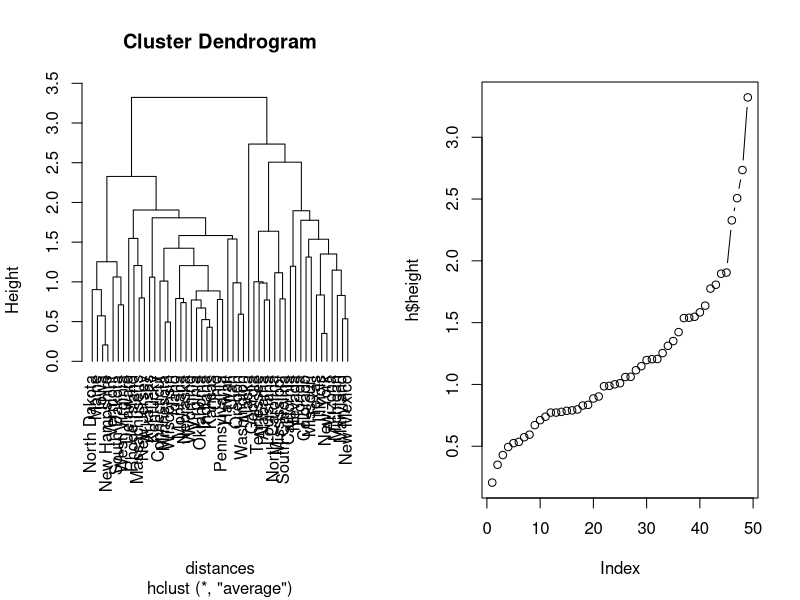
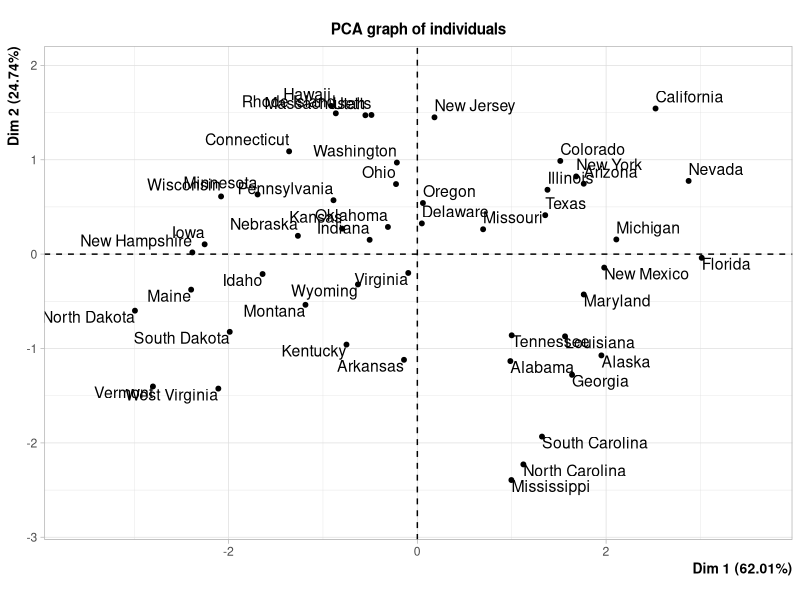
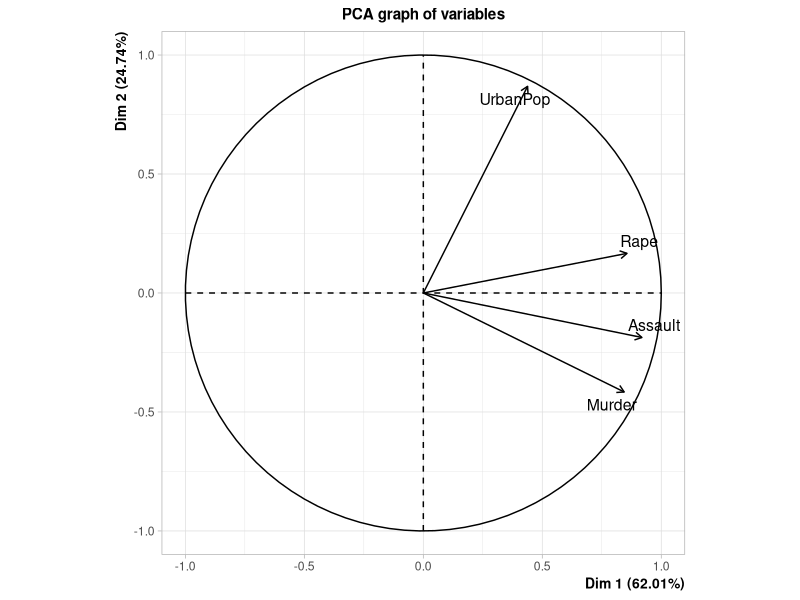
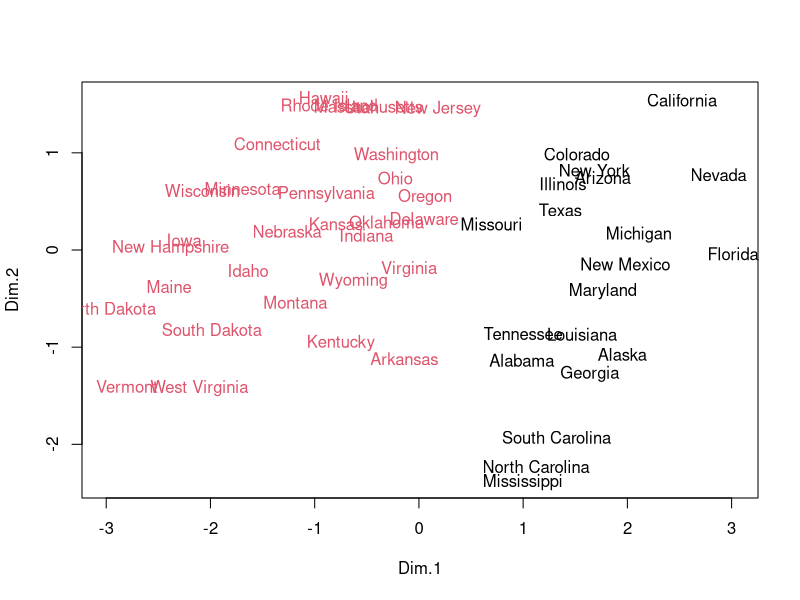
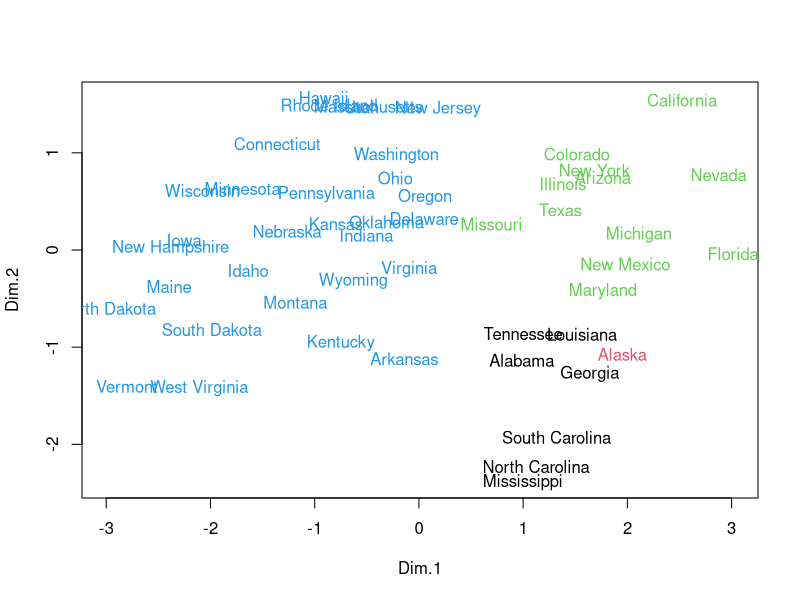
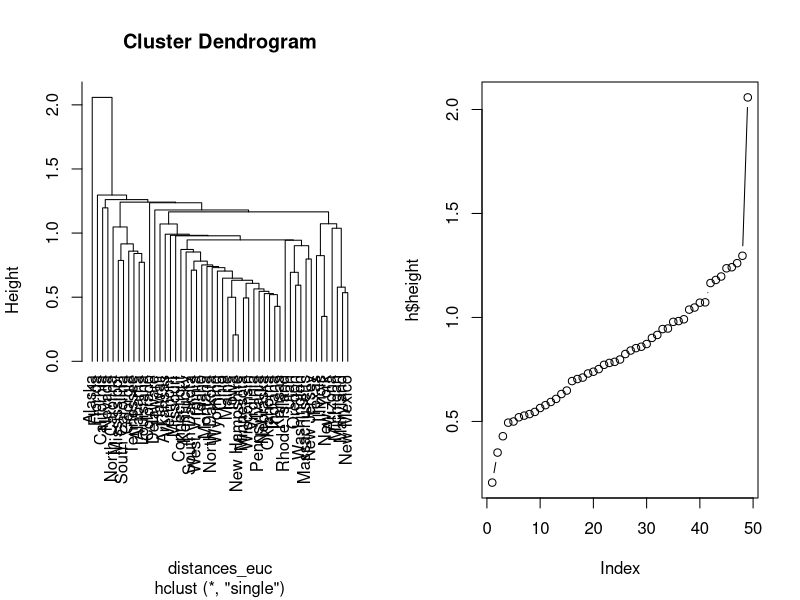
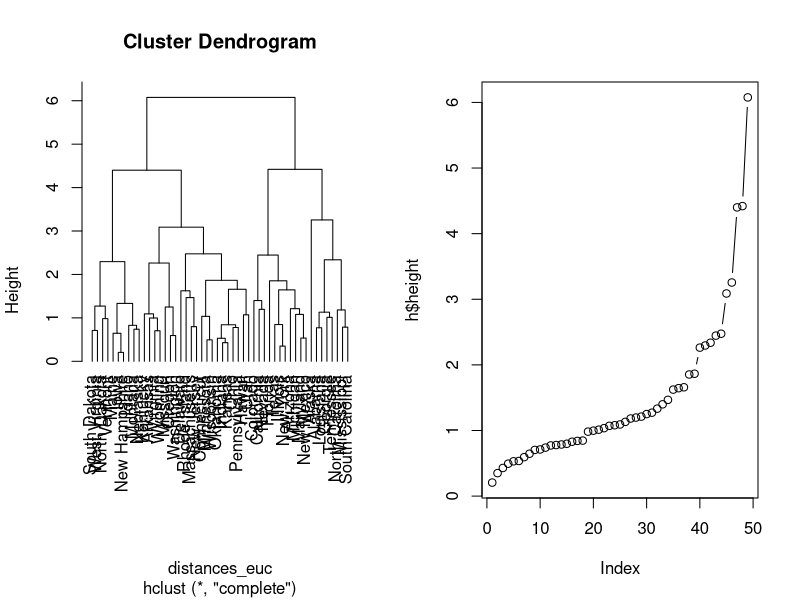
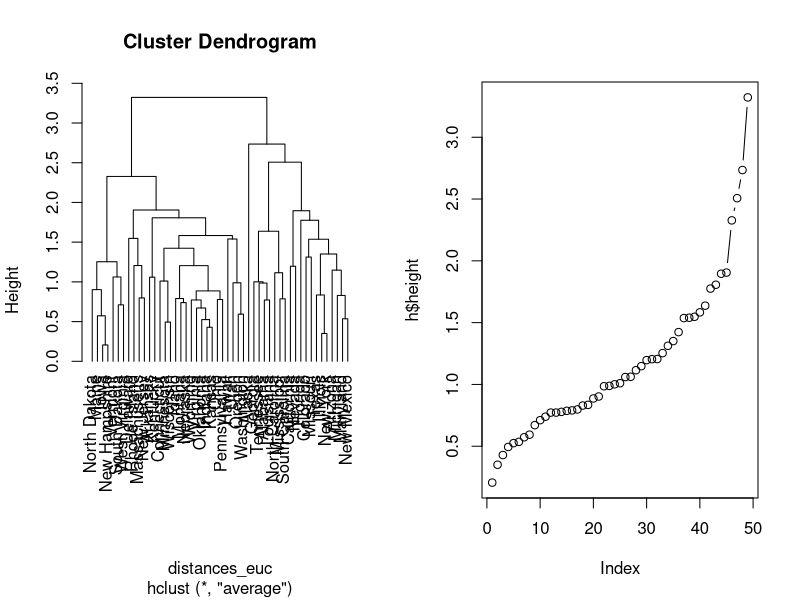

R code for these plots, in order:
## ---- chunk 1
data(USArrests)
#data[]["Murder"]
USArrests
## ---- chunk 2
d <- scale(USArrests, center = TRUE, scale = TRUE)
## ---- chunk 3
distances <- dist(d)
help("dist")
## ---- chunk 4
h <- hclust(distances, method = "average")
## ---- chunk 5
par(mfrow=c(1,2))
plot(h,hang=-1)
plot(h$height, type = "b")
## ---- chunk 6
#récupérer la partition en 2 classes
classe <- cutree(h,2)
## ---- chunk 7
#récupérer la classes 1
classe1<- subset(d,classe==1)
#récupérer la classes 2
classe2<- subset(d,classe==2)
head(classe1)
## ---- chunk 8
#de la classe1
n1<- nrow(classe1[,1:4])
#centre de gravité de la classe1
cg1<-colMeans(classe1[,1:4])
cg1
cgtotal<-colMeans(USArrests)

## ---- chunk 9
nvar <- ncol(USArrests)
inertie1 <- mean(rowSums(classe1[,1:4] - matrix(cg1,n1,nvar,byrow=T))^2)
inertie1
## ---- chunk 10
#calcul vcentre de gravité de la classe2
n2<- nrow(classe2[,1:4])
#centre de gravité de la classe2
cg2<-colMeans(classe2[,1:4])
cg2
inertie2 <- mean(rowSums(classe2[,1:4] - matrix(cg2,n2,nvar,byrow=T))^2)
inertie2
## ---- chunk 11
library(FactoMineR)
res<- PCA(d)
C<- res$ind$coord
## ---- chunk 12
cov<-cov(C)
cov
## ---- chunk 13
cor(C[,1:2],d)
## ---- chunk 14
plot(C[,1:2],pch="")
text(C[,1:2],label=rownames(USArrests),col=classe)
## ---- chunk 15
#récupérer la partition en 4 classes
newClasse <- cutree(h,4)
#récupérer la classes 1
newClasse1<- subset(d,newClasse==1)
#récupérer la classes 2
newClasse2<- subset(d,newClasse==2)
#récupérer la classes 3
newClasse3<- subset(d,newClasse==3)
#récupérer la classes 4
newClasse4<- subset(d,newClasse==4)
head(newClasse)
## ---- chunk 16
#calcul vcentre de gravité de la classe1
n3_new<- nrow(newClasse3[,1:4])
#centre de gravité de la classe1
cg3_new<-colMeans(newClasse3[,1:4])
cg3_new
## ---- chunk 17
nvar <- ncol(USArrests)
inertie3 <- mean(rowSums(newClasse3[,1:4] - matrix(cg3_new,n3_new,nvar,byrow=T))^2)
inertie3
## ---- chunk 18
#calcul vcentre de gravité de la classe1
n4_new<- nrow(newClasse4[,1:4])
#centre de gravité de la classe1
cg4_new<-colMeans(newClasse4[,1:4])
cg4_new
## ---- chunk 19
nvar <- ncol(USArrests)
inertie4 <- mean(rowSums(newClasse4[,1:4] - matrix(cg4_new,n4_new,nvar,byrow=T))^2)
inertie4
## ---- chunk 20
plot(C[,1:2],pch="")
text(C[,1:2],label=rownames(USArrests),col=newClasse)
## ---- chunk 21
distances_euc <- dist(d)
help("hclust")
## ---- chunk 22
h <- hclust(distances_euc, method = "single")

par(mfrow=c(1,2))
plot(h,hang=-1)
plot(h$height, type = "b")
## ---- chunk 23
h <- hclust(distances_euc, method = "complete")

par(mfrow=c(1,2))
plot(h,hang=-1)
plot(h$height, type = "b")
## ---- chunk 24
h <- hclust(distances_euc, method = "average")

par(mfrow=c(1,2))
plot(h,hang=-1)
plot(h$height, type = "b")
